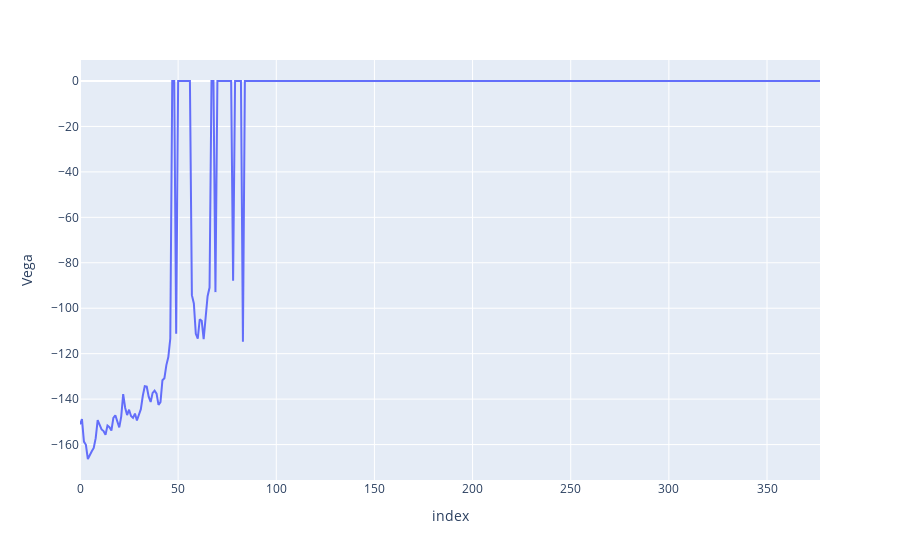

Source (notebook cell):
### Markdown cell above
### Vega

### Code cell
px.line(greeks_df, y="Vega")

### Figure 1 — Plotly figure (JSON) as saved in the notebook; plotly's stock layout.template omitted (floating-point values rounded to 4 significant figures; data arrays with more than 128 entries replaced by an {"elided": "..."} marker saying what was removed)
{"data": [{"hovertemplate": "index=%{x}<br>Vega=%{y}<extra></extra>", "legendgroup": "", "line": {"color": "#636efa", "dash": "solid"}, "marker": {"symbol": "circle"}, "mode": "lines", "name": "", "orientation": "v", "showlegend": false, "type": "scatter", "x": {"elided": "378 int values"}, "xaxis": "x", "y": {"elided": "378 float values"}, "yaxis": "y"}], "layout": {"legend": {"tracegroupgap": 0}, "margin": {"t": 60}, "xaxis": {"anchor": "y", "domain": [0, 1], "title": {"text": "index"}}, "yaxis": {"anchor": "x", "domain": [0, 1], "title": {"text": "Vega"}}}}
